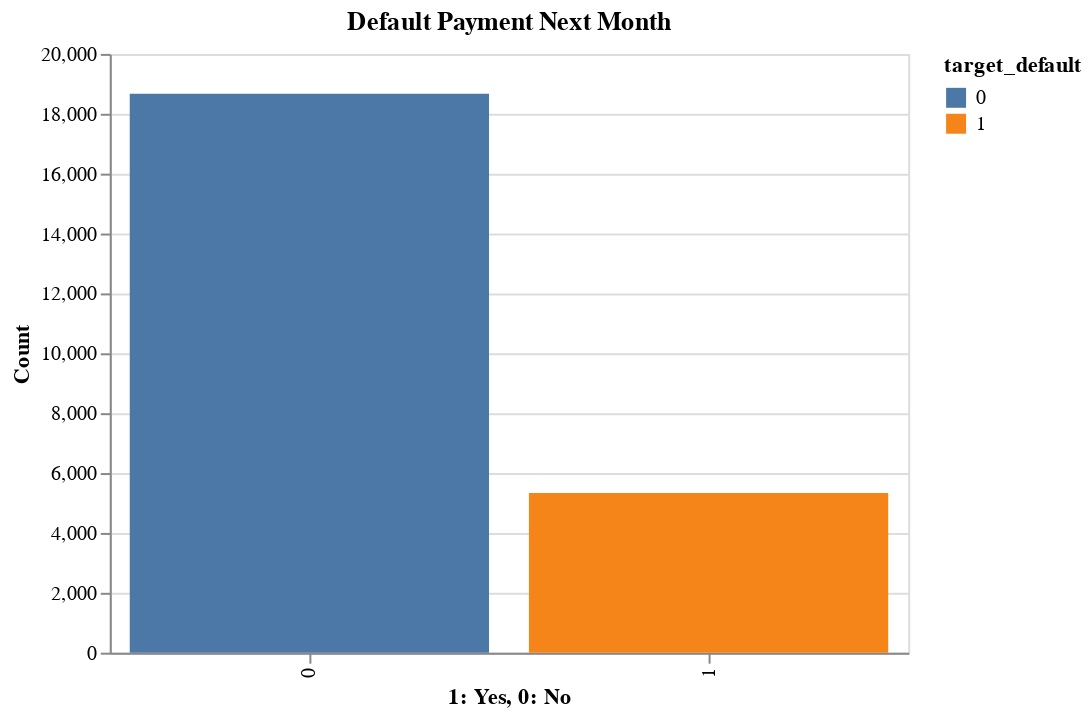

The notebook cell this image was saved under:
### Markdown cell above
- The ranges for different features are very different in this dataset, so scaler is needed.

### Code cell
# Distribution of the Target Variable
alt.Chart(train_df).mark_bar().encode(
    x=alt.X('target_default:N', title='1: Yes, 0: No'),
    y=alt.Y('count()', title='Count'),
    color='target_default:N'
).properties(
    title='Default Payment Next Month',
    width=400
)

### Figure 1 — Vega specification as saved in the notebook (floating-point values rounded to 4 significant figures)
{"$schema": "https://vega.github.io/schema/vega/v5.json", "data": [{"name": "source_0", "values": [{"__count": 18668, "target_default": 0}, {"__count": 5332, "target_default": 1}]}, {"name": "source_0_x_domain_target_default", "values": [{"target_default": 0}, {"target_default": 1}]}, {"name": "source_0_y_domain___count", "values": [{"min": 5332, "max": 18668}]}, {"name": "source_0_color_domain_target_default", "values": [{"target_default": 0}, {"target_default": 1}]}], "marks": [{"type": "rect", "name": "marks", "from": {"data": "source_0"}, "encode": {"update": {"y": {"field": "__count", "scale": "y"}, "ariaRoleDescription": {"value": "bar"}, "x": {"field": "target_default", "scale": "x"}, "width": {"signal": "max(0.25, bandwidth('x'))"}, "description": {"signal": "\"1: Yes, 0: No: \" + (isValid(datum[\"target_default\"]) ? datum[\"target_default\"] : \"\"+datum[\"target_default\"]) + \"; Count: \" + (format(datum[\"__count\"], \"\")) + \"; target_default: \" + (isValid(datum[\"target_default\"]) ? datum[\"target_default\"] : \"\"+datum[\"target_default\"])"}, "fill": {"field": "target_default", "scale": "color"}, "y2": {"value": 0, "scale": "y"}}}, "style": ["bar"]}], "scales": [{"name": "x", "type": "band", "domain": {"data": "source_0_x_domain_target_default", "field": "target_default", "sort": true}, "range": [0, {"signal": "width"}], "paddingInner": 0.1, "paddingOuter": 0.05}, {"name": "y", "type": "linear", "domain": [{"signal": "(data(\"source_0_y_domain___count\")[0] || {}).min"}, {"signal": "(data(\"source_0_y_domain___count\")[0] || {}).max"}], "range": [{"signal": "height"}, 0], "nice": true, "zero": true}, {"name": "color", "type": "ordinal", "domain": {"data": "source_0_color_domain_target_default", "field": "target_default", "sort": true}, "range": "category"}], "axes": [{"scale": "y", "gridScale": "x", "domain": false, "maxExtent": 0, "minExtent": 0, "orient": "left", "aria": false, "ticks": false, "labels": false, "zindex": 0, "grid": true, "tickCount": {"signal": "ceil(height/40)"}}, {"scale": "x", "title": "1: Yes, 0: No", "orient": "bottom", "labelBaseline": "middle", "grid": false, "labelAlign": "right", "zindex": 0, "labelAngle": 270}, {"scale": "y", "tickCount": {"signal": "ceil(height/40)"}, "labelOverlap": true, "grid": false, "orient": "left", "title": "Count", "zindex": 0}], "title": {"text": "Default Payment Next Month", "frame": "group"}, "height": 300, "legends": [{"fill": "color", "symbolType": "square", "title": "target_default"}], "background": "white", "padding": 5, "width": 400, "style": "cell"}
